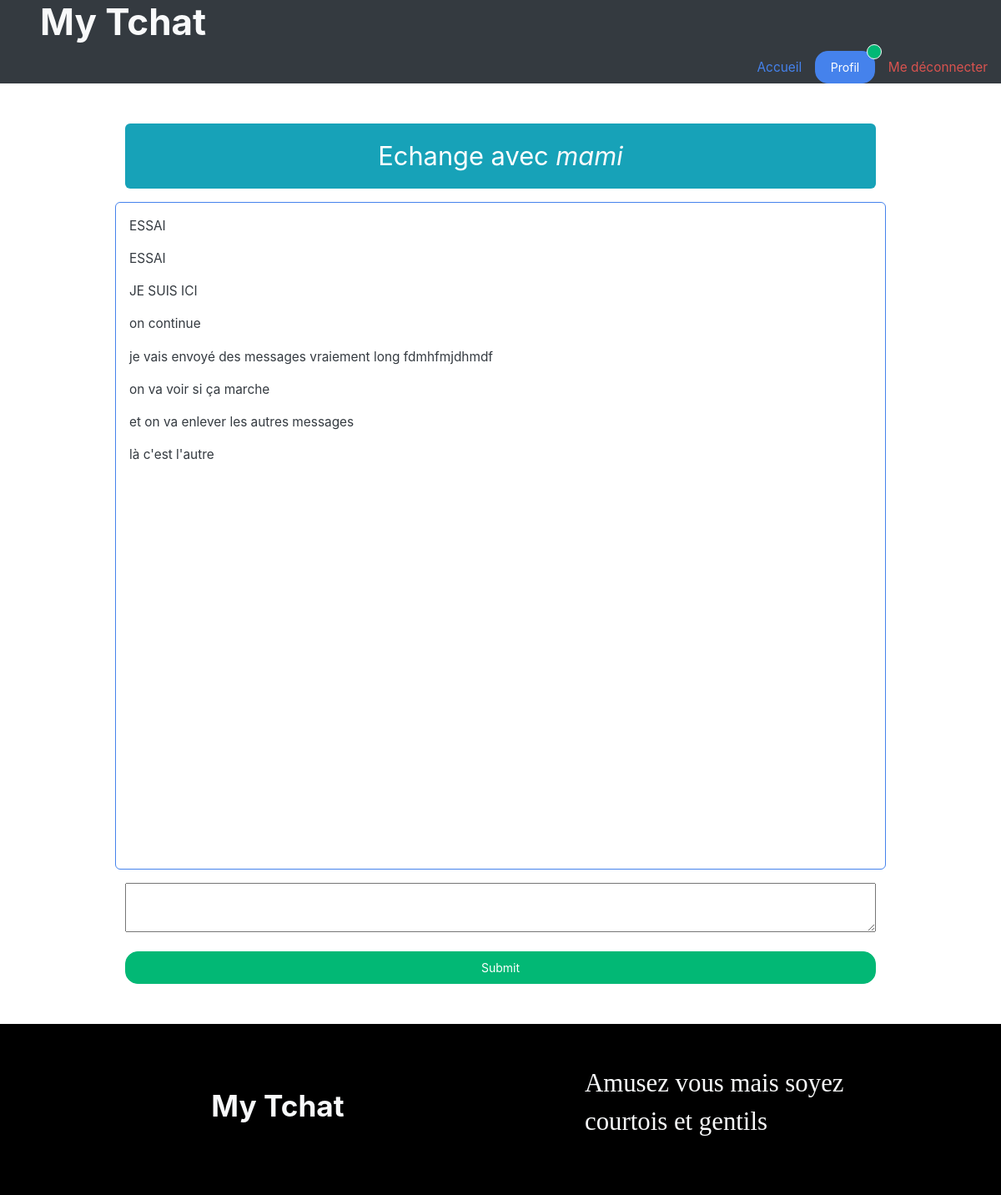
Page /echange.php?id_users=1 (signed in) on the committed database.
### tables this page shows
CREATE TABLE `users` (
  `id_users` int(30) NOT NULL,
  `nom` varchar(120) NOT NULL,
  `prenom` varchar(120) NOT NULL,
  `pseudo` varchar(20) NOT NULL,
  `mail` varchar(100) NOT NULL,
  `mdp` varchar(250) NOT NULL,
  `genre` enum('f','m') NOT NULL
);

CREATE TABLE `message` (
  `id_message` int(30) NOT NULL,
  `contenu` mediumtext NOT NULL,
  `id_users` int(30) NOT NULL
);

### echange.php (the view, shortened to what this page needs)
<?php
require_once 'inc/init.inc.php';
if(isset($_GET['id_users'])){
    $user = $pdoChat->prepare("SELECT * FROM users WHERE id_users = :id_users");
    $user->execute(array(
        ':id_users' => $_GET['id_users'],
    ));
    $oneUser = $user->fetch(PDO::FETCH_ASSOC);
}else{
    header('location:interface.php');
    exit();
}
$tchat = $pdoChat->query("SELECT * FROM message ORDER BY id_message ASC");
?>
<!doctype html>
<html lang="fr">
<head>
    <link rel="stylesheet" href="https://cdnjs.cloudflare.com/ajax/libs/bootswatch/5.2.1/litera/bootstrap.min.css" />
    <link rel="stylesheet" href="css/style.css">
</head>
    <?php require_once 'inc/nav.inc.php'; ?>
    <main>
        <div class="w-75 mx-auto mt-5">
            <p class="text-center alert alert-info fs-3">Echange avec <?php echo '<span class="text-light fst-italic">'. $oneUser['pseudo'] . '</span>'; ?></p>
            <div class="row">
                <div class="messageUser alert alert-tertiary border border-primary col-12">
                        <?php
                            while($echange = $tchat->fetch(PDO::FETCH_ASSOC)){
                                echo '<p class="text-dark">'. $echange['contenu'] . '</p>';
                        }
                        ?>
                </div>
            </div>
            <form action="#" method="POST">
                <textarea name="message" id="message" rows="2" class="w-100"></textarea>
                <input type="submit" name="envoyer" class="btn btn-success w-100 mt-3">
            </form>
        </div>
    </main>
    <?php require_once 'inc/footer.inc.php' ?>
</body>
</html>

### css/style.css (style rules this page uses)
.messageUser, .listeUser { height: 100vh; }

### rows in the picture
users: pseudo "mami"
message: contenu "ESSAI"
message: contenu "ESSAI"
message: contenu "JE SUIS ICI"
message: contenu "on continue"
message: contenu "je vais envoyé des messages vraiement long fdmhfmjdhmdf"
message: contenu "on va voir si ça marche"
message: contenu "et on va enlever les autres messages"
message: contenu "là c'est l'autre"
